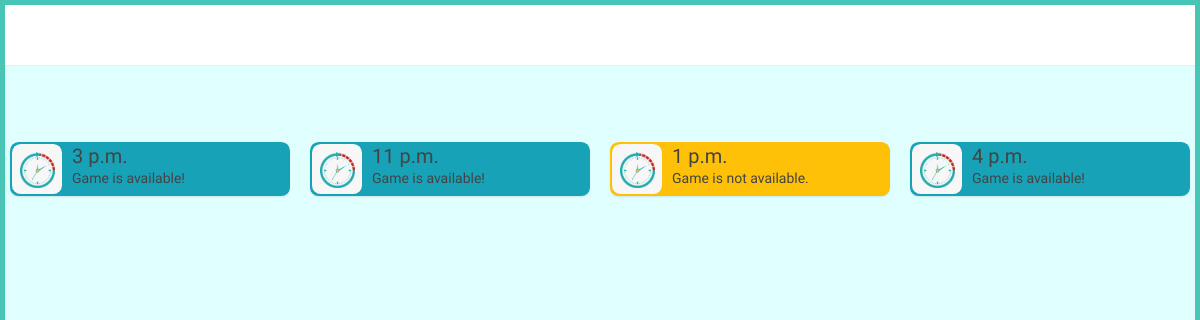
Screenshot of /dealer/index (signed in) with the database file from the repository.
### adminapp/models.py (models this page shows, shortened)
class PlayTime(models.Model):
    start_time = models.TimeField()
    end_time = models.TimeField()
    game_time = models.TimeField()

### dealer/views.py (the view)
# urls.py: path('index',views.index,name="index"),
@dealer_required
@login_required
def index(request):
    ist = pytz_timezone('Asia/Kolkata')
    dealer_obj = Dealer.objects.get(user=request.user)
    agent = dealer_obj.agent
    print(agent)
    current_time = timezone.now().astimezone(ist).time()
    print(current_time)
    if PlayTime.objects.filter(dealerlimit__dealer=dealer_obj).all():
        play_times = PlayTime.objects.filter(dealerlimit__dealer=dealer_obj).all().order_by('id')
    else:
        play_times = PlayTime.objects.filter().all().order_by('id')
    play_time_availabilities = []
    for time in play_times:
        if time.start_time <= current_time <= time.end_time:
            play_time_availabilities.append(True)
        else:
            play_time_availabilities.append(False)
    zipped_play_times = zip(play_times, play_time_availabilities)
    context = {
        'play_times': play_times,
        'zipped_play_times': zipped_play_times,
    }
    return render(request,"dealer/index.html",context)

### website/models.py (called while the page is built)
    def __str__(self):
        return str(self.user)

### templates/dealer/index.html (shortened to what this page needs)
{% extends 'dealer/partials/base.html' %}
{% load static %}
{% block content %}
<div id="main-content">
    <div class="container-fluid">
        <div class="block-header">
            <div class="row">
                <div class="col-lg-5 col-md-8 col-sm-12">
                    <h2><a href="javascript:void(0);" class="btn btn-xs btn-link btn-toggle-fullwidth"><i
                                class="fa fa-arrow-left"></i></a>{{current_time}}</h2>
                </div>
            </div>
        </div>
        <div class="row clearfix">
            {% for time, is_available in zipped_play_times %}
              {% if is_available %}
                <div class="col-lg-3 col-md-12">
                  <a href="{% url 'dealer:play_game' time.id %}">
                    <div class="card top_counter currency_state {% if time.game_time == 'morning' %}bg-success{% elif time.game_time == 'afternoon' %}bg-warning{% else %}bg-info{% endif %}">
                      <div class="body">
                        <div class="icon"><img src="{% static 'images/game1.png' %}" width="35" /></div>
                        <div class="content">
                          <h5 class="number">{{ time.game_time }}</h5>
                          {% if is_available %}
                            <p>Game is available!</p>
                          {% else %}
                            <p>Game is not available.</p>
                          {% endif %}
                        </div>
                      </div>
                    </div>
                  </a>
                </div>
              {% else %}
              <div class="col-lg-3 col-md-12">
                <a href="#" onclick="noGame()" data-type="confirm" class="js-sweetalert">
                  <div class="card top_counter currency_state bg-warning">
                    <div class="body">
                      <div class="icon"><img src="{% static 'images/game1.png' %}" width="35" /></div>
                      <div class="content">
                        <h5 class="number">{{ time.game_time }}</h5>
                        {% if is_available %}
                          <p>Game is available!</p>
                        {% else %}
                          <p>Game is not available.</p>
                        {% endif %}
                      </div>
                    </div>
                  </div>
                </a>
              </div>
            {% endif %}
          {% endfor %}
        </div>
    </div>
</div>
{% endblock %}

### static/css/color_skins.css (style rules this page uses)
.theme-cyan:before, .theme-cyan:after { background: #49c5b6 }

### rows the page displays
PlayTime: game_time "3 p.m.", shows "Game is available!"
PlayTime: game_time "11 p.m.", shows "Game is available!"
PlayTime: game_time "1 p.m.", shows "Game is not available."
PlayTime: game_time "4 p.m.", shows "Game is available!"
